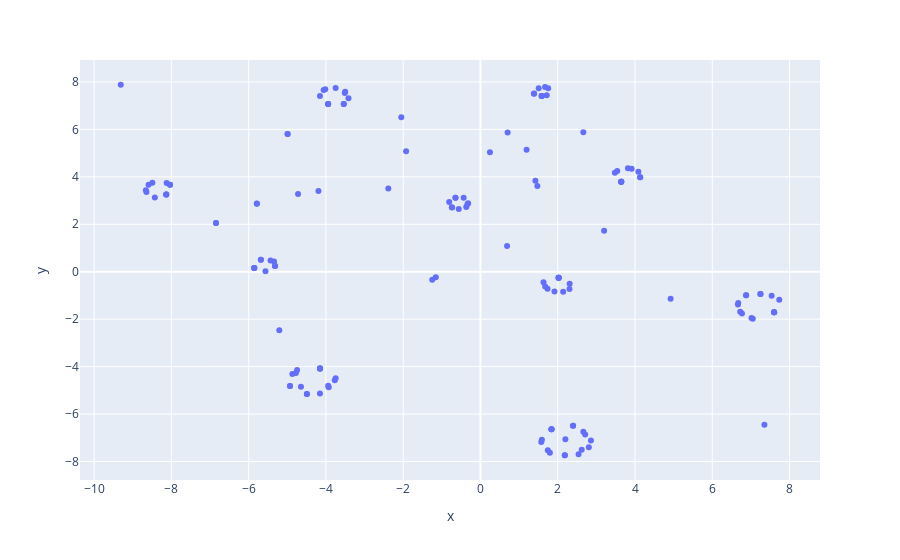

This figure's notebook cell:
### Markdown cell above
## T-SNE Visualisierung

### Code cell
from sklearn.manifold import TSNE
import plotly.express as px
import pandas as pd

X = pd.DataFrame(user_dict)
X_embedded = TSNE(n_components=2, learning_rate='auto', init='pca', random_state=0).fit_transform(X)

df_embedded = pd.DataFrame(X_embedded, columns=['x', 'y'])
px.scatter(df_embedded, x='x', y='y', hover_data={'band': X.index})

### Figure 1 — Plotly figure (JSON) as saved in the notebook; plotly's stock layout.template omitted (floating-point values rounded to 4 significant figures; data arrays with more than 128 entries replaced by an {"elided": "..."} marker saying what was removed)
{"data": [{"customdata": {"elided": "150x1 str values"}, "hovertemplate": "x=%{x}<br>y=%{y}<br>band=%{customdata[0]}<extra></extra>", "legendgroup": "", "marker": {"color": "#636efa", "symbol": "circle"}, "mode": "markers", "name": "", "orientation": "v", "showlegend": false, "type": "scatter", "x": {"elided": "150 float values"}, "xaxis": "x", "y": {"elided": "150 float values"}, "yaxis": "y"}], "layout": {"legend": {"tracegroupgap": 0}, "margin": {"t": 60}, "xaxis": {"anchor": "y", "domain": [0, 1], "title": {"text": "x"}}, "yaxis": {"anchor": "x", "domain": [0, 1], "title": {"text": "y"}}}}
